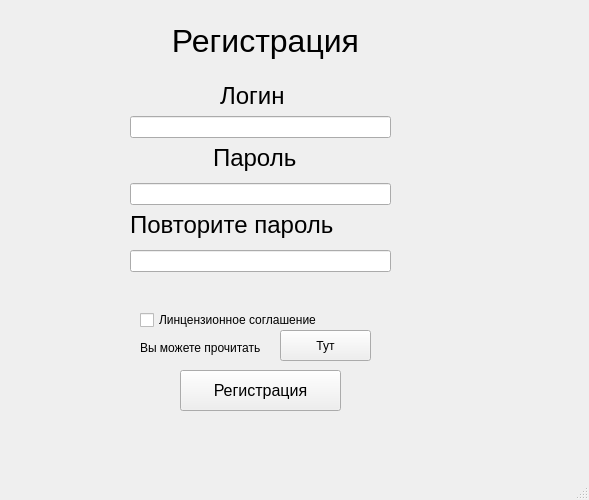
<?xml version="1.0" encoding="UTF-8"?>
<ui version="4.0">
 <class>MainWindow</class>
 <widget class="QMainWindow" name="MainWindow">
  <property name="geometry">
   <rect>
    <x>0</x>
    <y>0</y>
    <width>589</width>
    <height>500</height>
   </rect>
  </property>
  <property name="windowTitle">
   <string>MainWindow</string>
  </property>
  <widget class="QWidget" name="centralwidget">
   <widget class="QLabel" name="label">
    <property name="geometry">
     <rect>
      <x>0</x>
      <y>-60</y>
      <width>901</width>
      <height>871</height>
     </rect>
    </property>
    <property name="styleSheet">
     <string notr="true">background-image: url(:/помощник регистрации/ракета для регистрации.jpg);</string>
    </property>
    <property name="text">
     <string/>
    </property>
    <property name="pixmap">
     <pixmap>картинкни/ракета для регистрации.jpg</pixmap>
    </property>
    <property name="scaledContents">
     <bool>true</bool>
    </property>
   </widget>
   <widget class="QLabel" name="name_registration">
    <property name="geometry">
     <rect>
      <x>0</x>
      <y>0</y>
      <width>531</width>
      <height>81</height>
     </rect>
    </property>
    <property name="font">
     <font>
      <family>Nirmala UI</family>
      <pointsize>24</pointsize>
      <weight>50</weight>
      <bold>false</bold>
     </font>
    </property>
    <property name="styleSheet">
     <string notr="true">
    min-width: 10em;
    padding: 16px;</string>
    </property>
    <property name="text">
     <string>Регистрация</string>
    </property>
    <property name="alignment">
     <set>Qt::AlignCenter</set>
    </property>
   </widget>
   <widget class="QLabel" name="login_title">
    <property name="geometry">
     <rect>
      <x>220</x>
      <y>80</y>
      <width>81</width>
      <height>31</height>
     </rect>
    </property>
    <property name="font">
     <font>
      <pointsize>18</pointsize>
     </font>
    </property>
    <property name="text">
     <string>Логин</string>
    </property>
   </widget>
   <widget class="QLineEdit" name="login">
    <property name="geometry">
     <rect>
      <x>130</x>
      <y>116</y>
      <width>261</width>
      <height>22</height>
     </rect>
    </property>
   </widget>
   <widget class="QLabel" name="password_title2">
    <property name="geometry">
     <rect>
      <x>130</x>
      <y>204</y>
      <width>261</width>
      <height>41</height>
     </rect>
    </property>
    <property name="font">
     <font>
      <pointsize>18</pointsize>
     </font>
    </property>
    <property name="text">
     <string>Повторите пароль</string>
    </property>
   </widget>
   <widget class="QLabel" name="password_title1">
    <property name="geometry">
     <rect>
      <x>213</x>
      <y>137</y>
      <width>101</width>
      <height>41</height>
     </rect>
    </property>
    <property name="font">
     <font>
      <pointsize>18</pointsize>
     </font>
    </property>
    <property name="text">
     <string>Пароль</string>
    </property>
   </widget>
   <widget class="QLineEdit" name="password">
    <property name="geometry">
     <rect>
      <x>130</x>
      <y>183</y>
      <width>261</width>
      <height>22</height>
     </rect>
    </property>
   </widget>
   <widget class="QLineEdit" name="password_2">
    <property name="geometry">
     <rect>
      <x>130</x>
      <y>250</y>
      <width>261</width>
      <height>22</height>
     </rect>
    </property>
   </widget>
   <widget class="QCheckBox" name="statement">
    <property name="geometry">
     <rect>
      <x>140</x>
      <y>310</y>
      <width>261</width>
      <height>20</height>
     </rect>
    </property>
    <property name="text">
     <string>Линцензионное соглашение</string>
    </property>
   </widget>
   <widget class="QLabel" name="statement_license_agreement">
    <property name="geometry">
     <rect>
      <x>140</x>
      <y>340</y>
      <width>141</width>
      <height>16</height>
     </rect>
    </property>
    <property name="text">
     <string>Вы можете прочитать </string>
    </property>
   </widget>
   <widget class="QPushButton" name="license_agreement">
    <property name="geometry">
     <rect>
      <x>280</x>
      <y>330</y>
      <width>91</width>
      <height>31</height>
     </rect>
    </property>
    <property name="styleSheet">
     <string notr="true"/>
    </property>
    <property name="text">
     <string>Тут</string>
    </property>
   </widget>
   <widget class="QPushButton" name="registration">
    <property name="geometry">
     <rect>
      <x>180</x>
      <y>370</y>
      <width>161</width>
      <height>41</height>
     </rect>
    </property>
    <property name="font">
     <font>
      <pointsize>12</pointsize>
      <weight>50</weight>
      <bold>false</bold>
     </font>
    </property>
    <property name="styleSheet">
     <string notr="true"/>
    </property>
    <property name="text">
     <string>Регистрация</string>
    </property>
   </widget>
   <widget class="QLabel" name="error_message">
    <property name="geometry">
     <rect>
      <x>100</x>
      <y>280</y>
      <width>321</width>
      <height>31</height>
     </rect>
    </property>
    <property name="styleSheet">
     <string notr="true">color: white;</string>
    </property>
    <property name="text">
     <string/>
    </property>
    <property name="alignment">
     <set>Qt::AlignCenter</set>
    </property>
   </widget>
  </widget>
  <widget class="QMenuBar" name="menubar">
   <property name="geometry">
    <rect>
     <x>0</x>
     <y>0</y>
     <width>589</width>
     <height>26</height>
    </rect>
   </property>
  </widget>
  <widget class="QStatusBar" name="statusbar"/>
 </widget>
 <resources>
  <include location="помощник регистрации.qrc"/>
 </resources>
 <connections/>
</ui>
